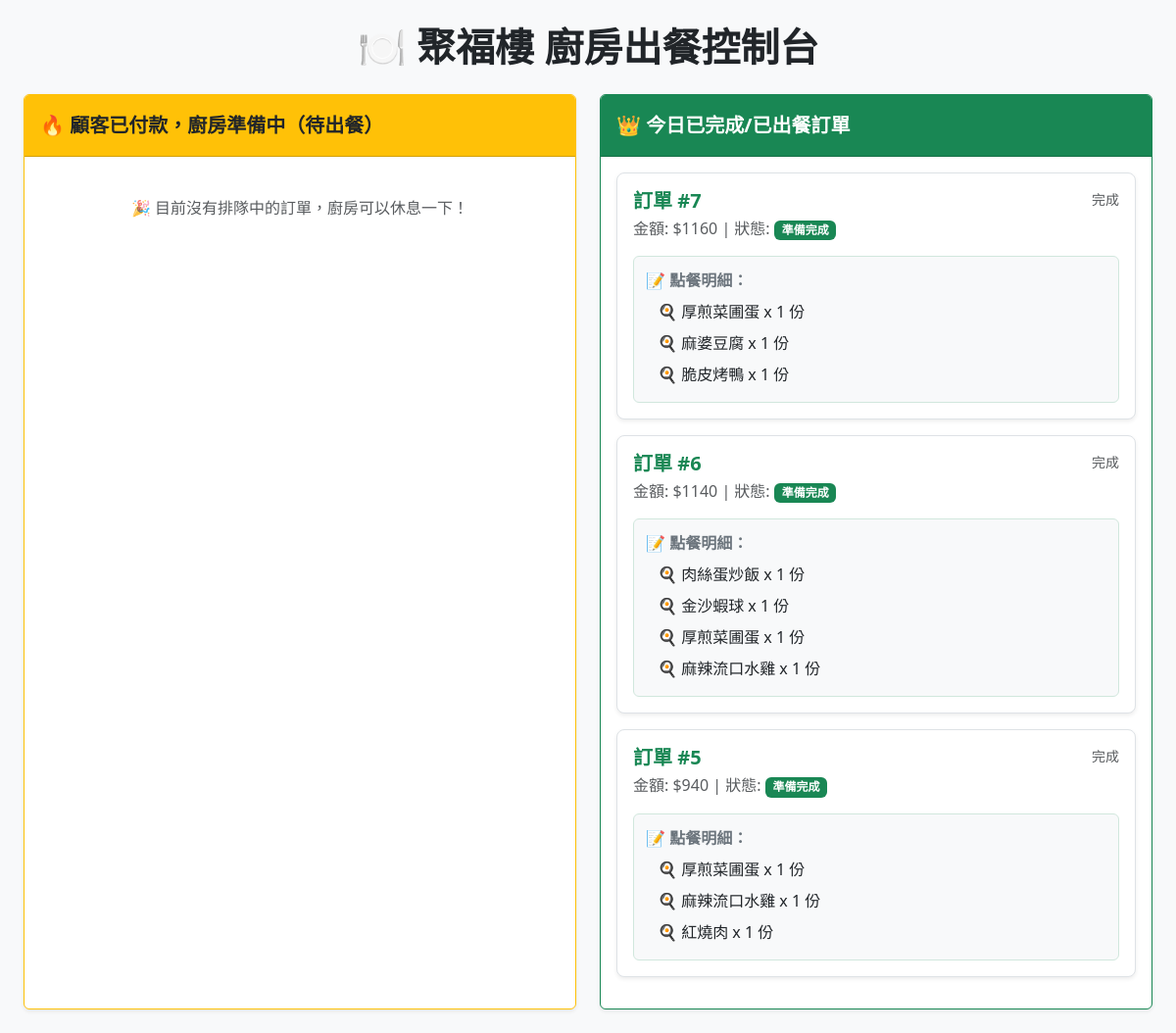
Before: /kitchen/ with the older database file.
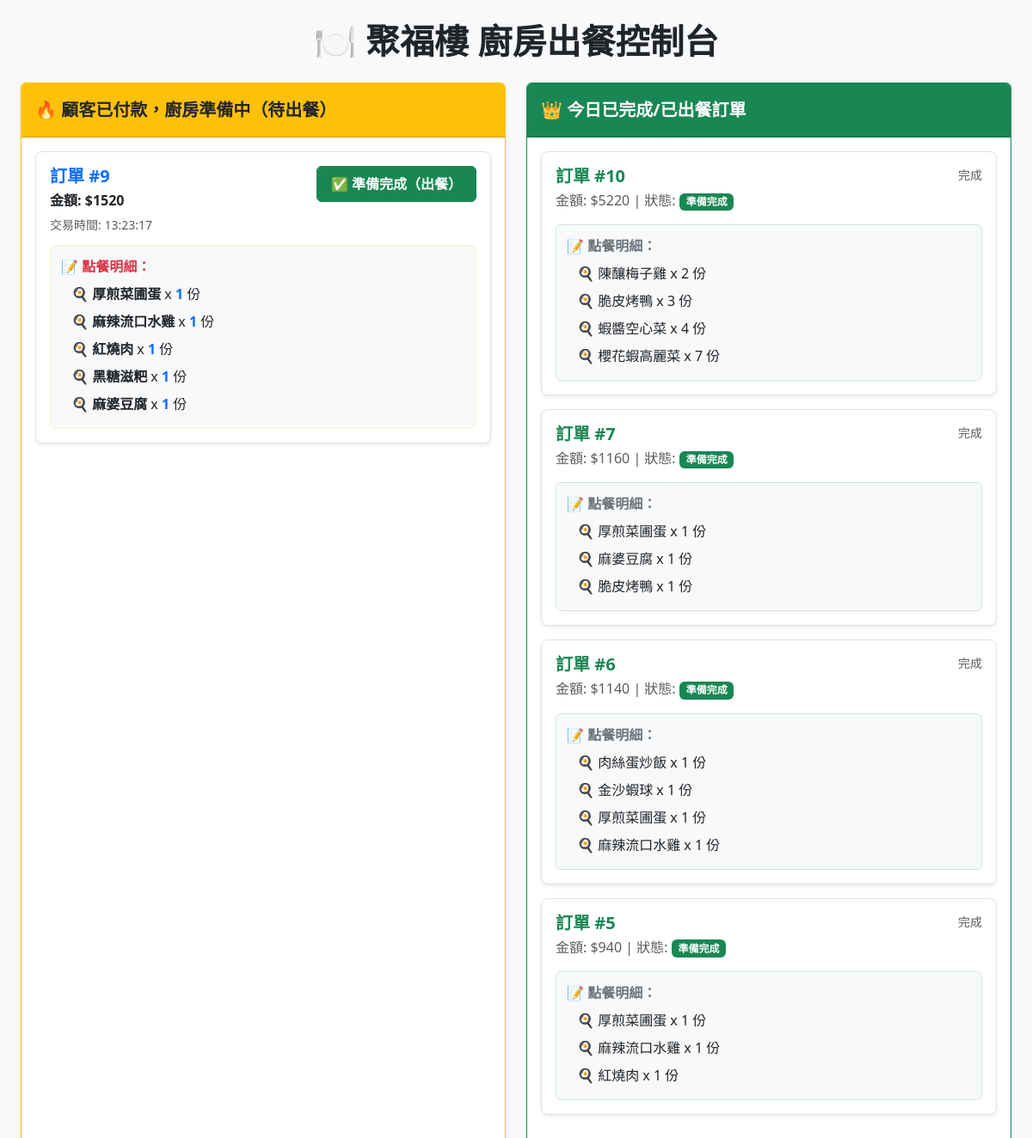
After: the same page with the newer database file.
### myapp/models.py (models this page shows)
class Order(models.Model):
    STATUS_CHOICES =[
        ('pending','未付款'),
        ('paid','已付款/準備中'),
        ('completed','已完成'),
        ('cancelled','已取消'),
    ]
    member = models.ForeignKey(CustomMember,on_delete=models.CASCADE,verbose_name="會員")
    total_amount= models.IntegerField(verbose_name="總金額")
    status = models.CharField(max_length=20,choices=STATUS_CHOICES,default='pending',verbose_name='頂單狀態')
    created_at = models.DateTimeField(auto_created=True,verbose_name='訂單時間')
    merchant_trade_no = models.CharField(max_length=50,unique=True,blank=True,null=True)
    pickup_time = models.DateTimeField(blank=False, null=False, default=timezone.now,verbose_name="預約取餐時間")
    created_at = models.DateTimeField(auto_now_add=True)

class OrderItem(models.Model):
    order =models.ForeignKey(Order,on_delete=models.CASCADE,related_name='items',verbose_name='訂單')
    item_name=models.CharField(max_length=100,verbose_name="餐點名稱(快照)")
    price = models.IntegerField(verbose_name="購買時價格")
    quantity = models.PositiveIntegerField(verbose_name="數量")

### myapp/views.py (the view)
# urls.py: path('kitchen/', views.kitchen_dashboard, name='kitchen_dashboard'),
def kitchen_dashboard(request):
    preparing_orders = Order.objects.filter(status='paid').prefetch_related('items').order_by('created_at')
    completed_orders = Order.objects.filter(status='completed').prefetch_related('items').order_by('-id')[:10]
    context = {
        'preparing_orders': preparing_orders,
        'completed_orders': completed_orders,
    }
    return render(request, 'kitchen_dashboard.html', context)

### templates/kitchen_dashboard.html (shortened to what this page needs)
{% load static %}
<!DOCTYPE html>
<html lang="zh-TW">
<head>
    <link href="https://cdn.jsdelivr.net/npm/bootstrap@5.3.0/dist/css/bootstrap.min.css" rel="stylesheet">
    <link rel="stylesheet" href="{% static 'css/kitchen_dashboard.css' %}">
</head>
<body class="bg-light">
    <div class="container-fluid dashboard-container">
        <h1 class="dashboard-title">🍽️ 聚福樓 廚房出餐控制台</h1>
        <div class="row g-4">
            <div class="col-md-6">
                <div class="card shadow-sm border-warning dashboard-card-wrapper">
                    <div class="card-header bg-warning text-dark fw-bold fs-5 dashboard-card-header">
                        🔥 顧客已付款，廚房準備中（待出餐）
                    </div>
                    <div class="card-body p-3">
                        {% if preparing_orders %}
                            {% for order in preparing_orders %}
                                <div class="order-sub-card">
                                    <div class="card-body p-3">
                                        <div class="d-flex w-100 justify-content-between align-items-start mb-2">
                                            <div>
                                                <h5 class="mb-1 fw-bold text-primary">訂單 #{{ order.id }}</h5>
                                                <p class="mb-1 text-dark fw-semibold">金額: ${{ order.total_amount }}</p>
                                                <small class="text-muted">交易時間: {{ order.created_at|date:"H:i:s" }}</small>
                                            </div>
                                            <a href="{% url 'complete_order' order.id %}" class="btn btn-success fw-bold px-3 py-2">
                                                ✅ 準備完成（出餐）
                                            </a>
                                        </div>
                                        <div class="details-box details-box-warning">
                                            <strong class="text-danger">📝 點餐明細：</strong>
                                            <ul class="details-list mt-1">
                                                {% for item in order.items.all %}
                                                    <li>
                                                        🍳 <strong>{{ item.item_name }}</strong> x <span class="text-primary fw-bold">{{ item.quantity }}</span> 份
                                                    </li>
                                                {% empty %}
                                                    <li class="text-muted">（無菜品資料）</li>
                                                {% endfor %}
                                            </ul>
                                        </div>
                                    </div>
                                </div>
                            {% endfor %}
                        {% else %}
                            <p class="text-center text-muted py-4">🎉 目前沒有排隊中的訂單，廚房可以休息一下！</p>
                        {% endif %}
                    </div>
                </div>
            </div>
            <div class="col-md-6">
                <div class="card shadow-sm border-success dashboard-card-wrapper">
                    <div class="card-header bg-success text-white fw-bold fs-5 dashboard-card-header">
                        👑 今日已完成/已出餐訂單
                    </div>
                    <div class="card-body p-3">
                        {% if completed_orders %}
                            {% for order in completed_orders %}
                                <div class="order-sub-card">
                                    <div class="card-body p-3">
                                        <div class="d-flex w-100 justify-content-between align-items-start mb-2">
                                            <div>
                                                <h5 class="mb-1 fw-bold text-success">訂單 #{{ order.id }}</h5>
                                                <p class="mb-1 text-muted">金額: ${{ order.total_amount }} | 狀態: <span class="badge bg-success">準備完成</span></p>
                                            </div>
                                            <small class="text-muted">{{ order.updated_at|date:"H:i:s" }} 完成</small>
                                        </div>
                                        <div class="details-box details-box-success">
                                            <strong class="text-secondary">📝 點餐明細：</strong>
                                            <ul class="details-list mt-1">
                                                {% for item in order.items.all %}
                                                    <li>
                                                        🍳 {{ item.item_name }} x {{ item.quantity }} 份
                                                    </li>
                                                {% empty %}
                                                    <li class="text-muted">（無菜品資料）</li>
                                                {% endfor %}
                                            </ul>
                                        </div>
                                    </div>
                                </div>
                            {% endfor %}
                        {% else %}
                            <p class="text-center text-muted py-4">今天還沒有點餐完成的紀錄唷。</p>
                        {% endif %}
                    </div>
                </div>
            </div>
        </div>
    </div>
</body>
</html>

### static/css/kitchen_dashboard.css (style rules this page uses)
.dashboard-container { padding: 24px; }
.dashboard-title { margin-bottom: 24px; text-align: center; font-weight: bold; color: #212529; }
.dashboard-card-wrapper { height: 100%; }
.dashboard-card-header { padding-top: 16px; padding-bottom: 16px; }
.order-sub-card { background-color: #ffffff; border-radius: 8px; border: 1px solid #dee2e6 !important; margin-bottom: 16px; box-shadow: 0 .125rem .25rem rgba(0,0,0,.075) !important; transition: transform 0.2s ease, box-shadow 0.2s ease; }
.details-box { padding: 12px; background-color: #f8f9fa; border-radius: 6px; margin-top: 12px; font-size: 1rem; }
.details-box-warning { border: 1px solid #fff3cd; }
.details-box-success { border: 1px solid #d1e7dd; }
.details-list { list-style: none; padding-left: 12px !important; margin-bottom: 0; }
.details-list li { padding: 4px 0; color: #212529; }

Changed rows visible on the page:
added Order: id "9", total_amount "1520", created_at "13:23:17", shown under "🍽️ 聚福樓 廚房出餐控制台"
added OrderItem: item_name "厚煎菜圃蛋", quantity "1", shown under "9"
added OrderItem: item_name "麻辣流口水雞", quantity "1", shown under "9"
added OrderItem: item_name "紅燒肉", quantity "1", shown under "9"
added OrderItem: item_name "黑糖滋粑", quantity "1", shown under "9"
added OrderItem: item_name "麻婆豆腐", quantity "1", shown under "9"
added Order: id "10", total_amount "5220"
added OrderItem: item_name "陳釀梅子雞", quantity "2", shown under "10"
added OrderItem: item_name "脆皮烤鴨", quantity "3", shown under "10"
added OrderItem: item_name "蝦醬空心菜", quantity "4", shown under "10"
added OrderItem: item_name "櫻花蝦高麗菜", quantity "7", shown under "10"
Other visible differences:
text no longer shown: "🎉 目前沒有排隊中的訂單，廚房可以休息一下！"
